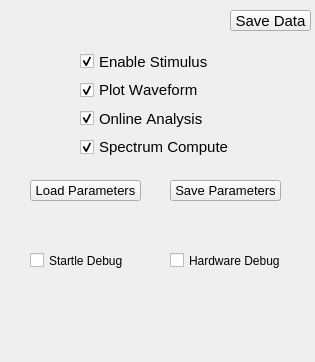
    <widget class="QWidget" name="Settings" >
     <property name="geometry" >
      <rect>
       <x>0</x>
       <y>0</y>
       <width>315</width>
       <height>362</height>
      </rect>
     </property>
     <attribute name="title" >
      <string>Settings</string>
     </attribute>
     <widget class="QPushButton" name="Write_Data" >
      <property name="geometry" >
       <rect>
        <x>230</x>
        <y>10</y>
        <width>81</width>
        <height>21</height>
       </rect>
      </property>
      <property name="font" >
       <font>
        <family>Arial</family>
        <pointsize>11</pointsize>
        <kerning>false</kerning>
       </font>
      </property>
      <property name="text" >
       <string>Save Data</string>
      </property>
     </widget>
     <widget class="QPushButton" name="Load_Params" >
      <property name="geometry" >
       <rect>
        <x>30</x>
        <y>180</y>
        <width>111</width>
        <height>21</height>
       </rect>
      </property>
      <property name="palette" >
       <palette>
        <active>
         <colorrole role="ButtonText" >
          <brush brushstyle="SolidPattern" >
           <color alpha="255" >
            <red>0</red>
            <green>0</green>
            <blue>0</blue>
           </color>
          </brush>
         </colorrole>
        </active>
        <inactive>
         <colorrole role="ButtonText" >
          <brush brushstyle="SolidPattern" >
           <color alpha="255" >
            <red>0</red>
            <green>0</green>
            <blue>0</blue>
           </color>
          </brush>
         </colorrole>
        </inactive>
        <disabled>
         <colorrole role="ButtonText" >
          <brush brushstyle="SolidPattern" >
           <color alpha="255" >
            <red>106</red>
            <green>104</green>
            <blue>100</blue>
           </color>
          </brush>
         </colorrole>
        </disabled>
       </palette>
      </property>
      <property name="font" >
       <font>
        <family>Arial</family>
        <pointsize>10</pointsize>
        <kerning>false</kerning>
       </font>
      </property>
      <property name="text" >
       <string>Load Parameters</string>
      </property>
     </widget>
     <widget class="QPushButton" name="Save_Params" >
      <property name="geometry" >
       <rect>
        <x>170</x>
        <y>180</y>
        <width>111</width>
        <height>21</height>
       </rect>
      </property>
      <property name="palette" >
       <palette>
        <active>
         <colorrole role="ButtonText" >
          <brush brushstyle="SolidPattern" >
           <color alpha="255" >
            <red>0</red>
            <green>0</green>
            <blue>0</blue>
           </color>
          </brush>
         </colorrole>
        </active>
        <inactive>
         <colorrole role="ButtonText" >
          <brush brushstyle="SolidPattern" >
           <color alpha="255" >
            <red>0</red>
            <green>0</green>
            <blue>0</blue>
           </color>
          </brush>
         </colorrole>
        </inactive>
        <disabled>
         <colorrole role="ButtonText" >
          <brush brushstyle="SolidPattern" >
           <color alpha="255" >
            <red>106</red>
            <green>104</green>
            <blue>100</blue>
           </color>
          </brush>
         </colorrole>
        </disabled>
       </palette>
      </property>
      <property name="font" >
       <font>
        <family>Arial</family>
        <pointsize>10</pointsize>
        <kerning>false</kerning>
       </font>
      </property>
      <property name="text" >
       <string>Save Parameters</string>
      </property>
     </widget>
     <widget class="QWidget" name="layoutWidget" >
      <property name="geometry" >
       <rect>
        <x>80</x>
        <y>50</y>
        <width>171</width>
        <height>108</height>
       </rect>
      </property>
      <layout class="QVBoxLayout" name="verticalLayout_4" >
       <item>
        <widget class="QCheckBox" name="Stimulus_Enable" >
         <property name="font" >
          <font>
           <family>Arial</family>
           <pointsize>11</pointsize>
           <kerning>false</kerning>
          </font>
         </property>
         <property name="text" >
          <string>Enable Stimulus</string>
         </property>
         <property name="checked" >
          <bool>true</bool>
         </property>
        </widget>
       </item>
       <item>
        <widget class="QCheckBox" name="Waveform_PlotFlag" >
         <property name="font" >
          <font>
           <family>Arial</family>
           <pointsize>11</pointsize>
           <kerning>false</kerning>
          </font>
         </property>
         <property name="text" >
          <string>Plot Waveform</string>
         </property>
         <property name="checked" >
          <bool>true</bool>
         </property>
        </widget>
       </item>
       <item>
        <widget class="QCheckBox" name="OnlineAnalysis_Flag" >
         <property name="font" >
          <font>
           <family>Arial</family>
           <pointsize>11</pointsize>
           <kerning>false</kerning>
          </font>
         </property>
         <property name="text" >
          <string>Online Analysis</string>
         </property>
         <property name="checked" >
          <bool>true</bool>
         </property>
        </widget>
       </item>
       <item>
        <widget class="QCheckBox" name="OnlineSpectrum_Flag" >
         <property name="font" >
          <font>
           <family>Arial</family>
           <pointsize>11</pointsize>
           <kerning>false</kerning>
          </font>
         </property>
         <property name="text" >
          <string>Spectrum Compute</string>
         </property>
         <property name="checked" >
          <bool>true</bool>
         </property>
        </widget>
       </item>
      </layout>
     </widget>
     <widget class="QCheckBox" name="Startle_Debug" >
      <property name="geometry" >
       <rect>
        <x>30</x>
        <y>250</y>
        <width>101</width>
        <height>21</height>
       </rect>
      </property>
      <property name="text" >
       <string>Startle Debug</string>
      </property>
     </widget>
     <widget class="QCheckBox" name="Hardware_Debug" >
      <property name="geometry" >
       <rect>
        <x>170</x>
        <y>250</y>
        <width>121</width>
        <height>21</height>
       </rect>
      </property>
      <property name="text" >
       <string>Hardware Debug</string>
      </property>
     </widget>
    </widget>
